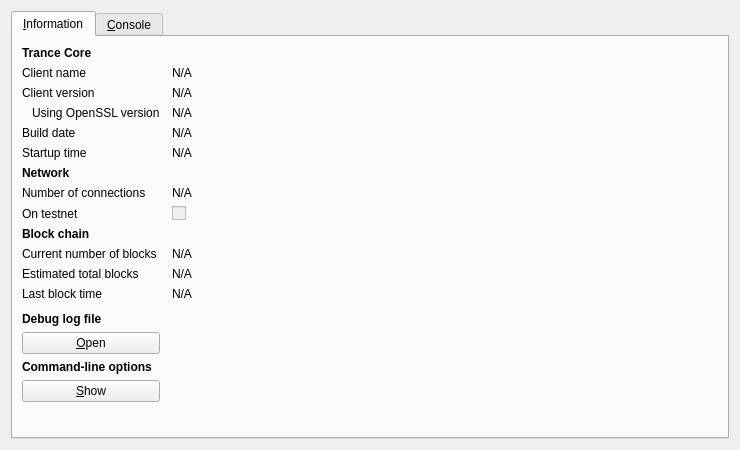
<?xml version="1.0" encoding="UTF-8"?>
<ui version="4.0">
 <class>RPCConsole</class>
 <widget class="QDialog" name="RPCConsole">
  <property name="geometry">
   <rect>
    <x>0</x>
    <y>0</y>
    <width>740</width>
    <height>450</height>
   </rect>
  </property>
  <property name="windowTitle">
   <string>Trance - Debug window</string>
  </property>
  <layout class="QVBoxLayout" name="verticalLayout_2">
   <item>
    <widget class="QTabWidget" name="tabWidget">
     <property name="currentIndex">
      <number>0</number>
     </property>
     <widget class="QWidget" name="tab_info">
      <attribute name="title">
       <string>&amp;Information</string>
      </attribute>
      <layout class="QGridLayout" name="gridLayout" columnstretch="0,1">
       <property name="horizontalSpacing">
        <number>12</number>
       </property>
       <item row="0" column="0">
        <widget class="QLabel" name="label_9">
         <property name="font">
          <font>
           <weight>75</weight>
           <bold>true</bold>
          </font>
         </property>
         <property name="text">
          <string>Trance Core</string>
         </property>
        </widget>
       </item>
       <item row="1" column="0">
        <widget class="QLabel" name="label_5">
         <property name="text">
          <string>Client name</string>
         </property>
        </widget>
       </item>
       <item row="1" column="1">
        <widget class="QLabel" name="clientName">
         <property name="cursor">
          <cursorShape>IBeamCursor</cursorShape>
         </property>
         <property name="text">
          <string>N/A</string>
         </property>
         <property name="textFormat">
          <enum>Qt::PlainText</enum>
         </property>
         <property name="textInteractionFlags">
          <set>Qt::LinksAccessibleByMouse|Qt::TextSelectableByKeyboard|Qt::TextSelectableByMouse</set>
         </property>
        </widget>
       </item>
       <item row="2" column="0">
        <widget class="QLabel" name="label_6">
         <property name="text">
          <string>Client version</string>
         </property>
        </widget>
       </item>
       <item row="2" column="1">
        <widget class="QLabel" name="clientVersion">
         <property name="cursor">
          <cursorShape>IBeamCursor</cursorShape>
         </property>
         <property name="text">
          <string>N/A</string>
         </property>
         <property name="textFormat">
          <enum>Qt::PlainText</enum>
         </property>
         <property name="textInteractionFlags">
          <set>Qt::LinksAccessibleByMouse|Qt::TextSelectableByKeyboard|Qt::TextSelectableByMouse</set>
         </property>
        </widget>
       </item>
       <item row="3" column="0">
        <widget class="QLabel" name="label_14">
         <property name="text">
          <string>Using OpenSSL version</string>
         </property>
         <property name="indent">
          <number>10</number>
         </property>
        </widget>
       </item>
       <item row="3" column="1">
        <widget class="QLabel" name="openSSLVersion">
         <property name="cursor">
          <cursorShape>IBeamCursor</cursorShape>
         </property>
         <property name="text">
          <string>N/A</string>
         </property>
         <property name="textFormat">
          <enum>Qt::PlainText</enum>
         </property>
         <property name="textInteractionFlags">
          <set>Qt::LinksAccessibleByMouse|Qt::TextSelectableByKeyboard|Qt::TextSelectableByMouse</set>
         </property>
        </widget>
       </item>
       <item row="4" column="0">
        <widget class="QLabel" name="label_12">
         <property name="text">
          <string>Build date</string>
         </property>
        </widget>
       </item>
       <item row="4" column="1">
        <widget class="QLabel" name="buildDate">
         <property name="cursor">
          <cursorShape>IBeamCursor</cursorShape>
         </property>
         <property name="text">
          <string>N/A</string>
         </property>
         <property name="textFormat">
          <enum>Qt::PlainText</enum>
         </property>
         <property name="textInteractionFlags">
          <set>Qt::LinksAccessibleByMouse|Qt::TextSelectableByKeyboard|Qt::TextSelectableByMouse</set>
         </property>
        </widget>
       </item>
       <item row="5" column="0">
        <widget class="QLabel" name="label_13">
         <property name="text">
          <string>Startup time</string>
         </property>
        </widget>
       </item>
       <item row="5" column="1">
        <widget class="QLabel" name="startupTime">
         <property name="cursor">
          <cursorShape>IBeamCursor</cursorShape>
         </property>
         <property name="text">
          <string>N/A</string>
         </property>
         <property name="textFormat">
          <enum>Qt::PlainText</enum>
         </property>
         <property name="textInteractionFlags">
          <set>Qt::LinksAccessibleByMouse|Qt::TextSelectableByKeyboard|Qt::TextSelectableByMouse</set>
         </property>
        </widget>
       </item>
       <item row="6" column="0">
        <widget class="QLabel" name="label_11">
         <property name="font">
          <font>
           <weight>75</weight>
           <bold>true</bold>
          </font>
         </property>
         <property name="text">
          <string>Network</string>
         </property>
        </widget>
       </item>
       <item row="7" column="0">
        <widget class="QLabel" name="label_7">
         <property name="text">
          <string>Number of connections</string>
         </property>
        </widget>
       </item>
       <item row="7" column="1">
        <widget class="QLabel" name="numberOfConnections">
         <property name="cursor">
          <cursorShape>IBeamCursor</cursorShape>
         </property>
         <property name="text">
          <string>N/A</string>
         </property>
         <property name="textFormat">
          <enum>Qt::PlainText</enum>
         </property>
         <property name="textInteractionFlags">
          <set>Qt::LinksAccessibleByMouse|Qt::TextSelectableByKeyboard|Qt::TextSelectableByMouse</set>
         </property>
        </widget>
       </item>
       <item row="8" column="0">
        <widget class="QLabel" name="label_8">
         <property name="text">
          <string>On testnet</string>
         </property>
        </widget>
       </item>
       <item row="8" column="1">
        <widget class="QCheckBox" name="isTestNet">
         <property name="enabled">
          <bool>false</bool>
         </property>
         <property name="text">
          <string/>
         </property>
        </widget>
       </item>
       <item row="9" column="0">
        <widget class="QLabel" name="label_10">
         <property name="font">
          <font>
           <weight>75</weight>
           <bold>true</bold>
          </font>
         </property>
         <property name="text">
          <string>Block chain</string>
         </property>
        </widget>
       </item>
       <item row="10" column="0">
        <widget class="QLabel" name="label_3">
         <property name="text">
          <string>Current number of blocks</string>
         </property>
        </widget>
       </item>
       <item row="10" column="1">
        <widget class="QLabel" name="numberOfBlocks">
         <property name="cursor">
          <cursorShape>IBeamCursor</cursorShape>
         </property>
         <property name="text">
          <string>N/A</string>
         </property>
         <property name="textFormat">
          <enum>Qt::PlainText</enum>
         </property>
         <property name="textInteractionFlags">
          <set>Qt::LinksAccessibleByMouse|Qt::TextSelectableByKeyboard|Qt::TextSelectableByMouse</set>
         </property>
        </widget>
       </item>
       <item row="11" column="0">
        <widget class="QLabel" name="label_4">
         <property name="text">
          <string>Estimated total blocks</string>
         </property>
        </widget>
       </item>
       <item row="11" column="1">
        <widget class="QLabel" name="totalBlocks">
         <property name="cursor">
          <cursorShape>IBeamCursor</cursorShape>
         </property>
         <property name="text">
          <string>N/A</string>
         </property>
         <property name="textFormat">
          <enum>Qt::PlainText</enum>
         </property>
         <property name="textInteractionFlags">
          <set>Qt::LinksAccessibleByMouse|Qt::TextSelectableByKeyboard|Qt::TextSelectableByMouse</set>
         </property>
        </widget>
       </item>
       <item row="12" column="0">
        <widget class="QLabel" name="label_2">
         <property name="text">
          <string>Last block time</string>
         </property>
        </widget>
       </item>
       <item row="12" column="1">
        <widget class="QLabel" name="lastBlockTime">
         <property name="cursor">
          <cursorShape>IBeamCursor</cursorShape>
         </property>
         <property name="text">
          <string>N/A</string>
         </property>
         <property name="textFormat">
          <enum>Qt::PlainText</enum>
         </property>
         <property name="textInteractionFlags">
          <set>Qt::LinksAccessibleByMouse|Qt::TextSelectableByKeyboard|Qt::TextSelectableByMouse</set>
         </property>
        </widget>
       </item>
       <item row="13" column="0">
        <spacer name="verticalSpacer_2">
         <property name="orientation">
          <enum>Qt::Vertical</enum>
         </property>
         <property name="sizeHint" stdset="0">
          <size>
           <width>20</width>
           <height>20</height>
          </size>
         </property>
        </spacer>
       </item>
       <item row="14" column="0">
        <widget class="QLabel" name="labelDebugLogfile">
         <property name="font">
          <font>
           <weight>75</weight>
           <bold>true</bold>
          </font>
         </property>
         <property name="text">
          <string>Debug log file</string>
         </property>
        </widget>
       </item>
       <item row="15" column="0">
        <widget class="QPushButton" name="openDebugLogfileButton">
         <property name="toolTip">
          <string>Open the Trance debug log file from the current data directory. This can take a few seconds for large log files.</string>
         </property>
         <property name="text">
          <string>&amp;Open</string>
         </property>
         <property name="autoDefault">
          <bool>false</bool>
         </property>
        </widget>
       </item>
       <item row="16" column="0">
        <widget class="QLabel" name="labelCLOptions">
         <property name="font">
          <font>
           <weight>75</weight>
           <bold>true</bold>
          </font>
         </property>
         <property name="text">
          <string>Command-line options</string>
         </property>
        </widget>
       </item>
       <item row="17" column="0">
        <widget class="QPushButton" name="showCLOptionsButton">
         <property name="toolTip">
          <string>Show the Trance-Qt help message to get a list with possible Trance command-line options.</string>
         </property>
         <property name="text">
          <string>&amp;Show</string>
         </property>
         <property name="autoDefault">
          <bool>false</bool>
         </property>
        </widget>
       </item>
       <item row="18" column="0">
        <spacer name="verticalSpacer">
         <property name="orientation">
          <enum>Qt::Vertical</enum>
         </property>
         <property name="sizeHint" stdset="0">
          <size>
           <width>20</width>
           <height>40</height>
          </size>
         </property>
        </spacer>
       </item>
      </layout>
     </widget>
     <widget class="QWidget" name="tab_console">
      <attribute name="title">
       <string>&amp;Console</string>
      </attribute>
      <layout class="QVBoxLayout" name="verticalLayout_3">
       <property name="spacing">
        <number>3</number>
       </property>
       <item>
        <widget class="QTextEdit" name="messagesWidget">
         <property name="minimumSize">
          <size>
           <width>0</width>
           <height>100</height>
          </size>
         </property>
         <property name="readOnly">
          <bool>true</bool>
         </property>
         <property name="tabKeyNavigation" stdset="0">
          <bool>false</bool>
         </property>
         <property name="columnCount" stdset="0">
          <number>2</number>
         </property>
        </widget>
       </item>
       <item>
        <layout class="QHBoxLayout" name="horizontalLayout">
         <property name="spacing">
          <number>3</number>
         </property>
         <item>
          <widget class="QLabel" name="label">
           <property name="text">
            <string notr="true">&gt;</string>
           </property>
          </widget>
         </item>
         <item>
          <widget class="QLineEdit" name="lineEdit"/>
         </item>
         <item>
          <widget class="QPushButton" name="clearButton">
           <property name="maximumSize">
            <size>
             <width>24</width>
             <height>24</height>
            </size>
           </property>
           <property name="toolTip">
            <string>Clear console</string>
           </property>
           <property name="text">
            <string/>
           </property>
           <property name="icon">
            <iconset resource="../bitcoin.qrc">
             <normaloff>:/icons/remove</normaloff>:/icons/remove</iconset>
           </property>
           <property name="shortcut">
            <string notr="true">Ctrl+L</string>
           </property>
           <property name="autoDefault">
            <bool>false</bool>
           </property>
          </widget>
         </item>
        </layout>
       </item>
      </layout>
     </widget>
    </widget>
   </item>
  </layout>
 </widget>
 <resources>
  <include location="../bitcoin.qrc"/>
 </resources>
 <connections/>
</ui>
